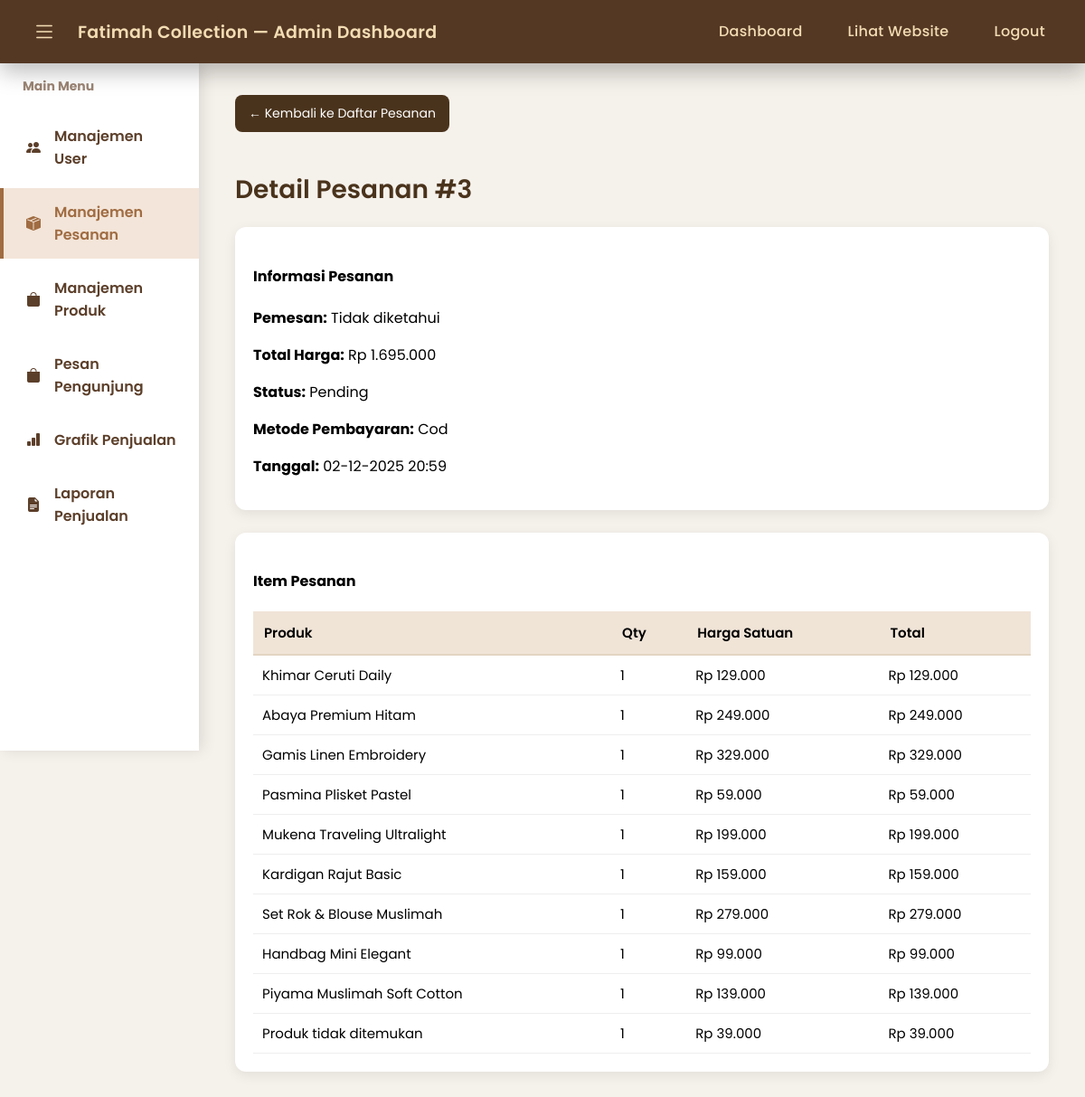
The page /admin/orders/view.php?id=3 on the database its author committed.
### tables this page shows
CREATE TABLE `orders` (
  `id` int(11) NOT NULL,
  `user_id` int(11) DEFAULT NULL,
  `total_price` int(11) NOT NULL,
  `status` enum('pending','paid','cancelled') DEFAULT 'pending',
  `payment_method` varchar(50) DEFAULT 'manual',
  `created_at` datetime DEFAULT current_timestamp(),
  `order_code` varchar(50) DEFAULT NULL
);

CREATE TABLE `order_items` (
  `id` int(11) NOT NULL,
  `order_id` int(11) DEFAULT NULL,
  `product_id` int(11) DEFAULT NULL,
  `qty` int(11) DEFAULT NULL,
  `price` decimal(12,2) DEFAULT NULL
);

CREATE TABLE `products` (
  `id` int(11) NOT NULL,
  `sku` varchar(50) DEFAULT NULL,
  `name` varchar(200) NOT NULL,
  `category` varchar(100) NOT NULL,
  `published` tinyint(1) NOT NULL DEFAULT 1,
  `description` text DEFAULT NULL,
  `price` decimal(12,2) NOT NULL,
  `stock` int(11) NOT NULL DEFAULT 0,
  `image` varchar(255) DEFAULT NULL,
  `created_at` datetime DEFAULT current_timestamp()
);

### admin/orders/view.php (the view, shortened to what this page needs)
<?php
$db = new Database();
$conn = $db->conn;
$order_id = intval($_GET['id']);
$order = $conn->query("
    SELECT o.*, u.name AS customer_name
    FROM orders o
    LEFT JOIN users u ON u.id = o.user_id
    WHERE o.id = $order_id
")->fetch_assoc();
$items = $conn->query("
    SELECT oi.*, p.name AS product_name
    FROM order_items oi
    LEFT JOIN products p ON p.id = oi.product_id
    WHERE oi.order_id = $order_id
");
?>
<?php include '../layout.php'; ?>
<div class="content">
    <a href="index.php" class="back-btn">← Kembali ke Daftar Pesanan</a>
    <h2 class="page-title">Detail Pesanan #<?= $order['id'] ?></h2>
    <div class="card-custom">
        <h4 class="mb-3">Informasi Pesanan</h4>
        <p><strong>Pemesan:</strong> <?= $order['customer_name'] ?? 'Tidak diketahui' ?></p>
        <p><strong>Total Harga:</strong> Rp <?= number_format($order['total_price'], 0, ',', '.') ?></p>
        <p><strong>Status:</strong> <?= ucfirst($order['status']) ?></p>
        <p><strong>Metode Pembayaran:</strong> <?= ucfirst($order['payment_method']) ?></p>
        <p><strong>Tanggal:</strong> <?= date('d-m-Y H:i', strtotime($order['created_at'])) ?></p>
    </div>
    <div class="card-custom">
        <h4 class="mb-3">Item Pesanan</h4>
        <div class="table-responsive">
            <table class="table-custom">
                <thead>
                    <tr>
                        <th>Produk</th>
                        <th>Qty</th>
                        <th>Harga Satuan</th>
                        <th>Total</th>
                    </tr>
                </thead>
                <tbody>
                    <?php while ($row = $items->fetch_assoc()): ?>
                        <tr>
                            <td><?= $row['product_name'] ?? 'Produk tidak ditemukan' ?></td>
                            <td><?= $row['quantity'] ?? $row['qty'] ?></td>
                            <td>Rp <?= number_format($row['price'], 0, ',', '.') ?></td>
                            <td>
                                Rp <?= number_format($row['price'] * ($row['quantity'] ?? $row['qty']), 0, ',', '.') ?>
                            </td>
                        </tr>
                    <?php endwhile; ?>
                </tbody>
            </table>
        </div>
    </div>
</div>

### admin/layout.php (style rules this page uses)
body { margin: 0; padding: 0; font-family: 'Poppins', sans-serif; background: #f5f1eb; transition: .3s; }
.content { margin-left: 220px; margin-top: 70px; padding: 35px 40px; transition: .3s; }

### admin/orders/view.php (style rules this page uses)
.page-title { font-size: 28px; font-weight: 600; color: #4a331c; margin-bottom: 20px; }
.card-custom { background: #ffffff; border-radius: 12px; padding: 20px; margin-bottom: 25px; box-shadow: 0 4px 14px rgba(0,0,0,0.08); }
.table-custom { width: 100%; border-collapse: collapse; margin-top: 10px; font-size: 15px; }
.table-custom th { background: #f0e4d7; padding: 12px; border-bottom: 2px solid #e3d5c3; text-align: left; font-weight: 600; }
.table-custom td { padding: 10px; border-bottom: 1px solid #eee; }
.back-btn { text-decoration: none; padding: 10px 15px; background: #4a331c; color: #fff; border-radius: 8px; font-size: 14px; margin-bottom: 20px; display: inline-block; transition: 0.2s; }

### rows shown on the page
orders: id "3", total_price "1.695.000", status "Pending", payment_method "Cod", created_at "02-12-2025 20:59"
order_items: product.name "Khimar Ceruti Daily", qty "1", price "129.000", $row['price'] * ($row['quantity'] ?? $row['qty']) "129.000"
order_items: product.name "Abaya Premium Hitam", qty "1", price "249.000", $row['price'] * ($row['quantity'] ?? $row['qty']) "249.000"
order_items: product.name "Gamis Linen Embroidery", qty "1", price "329.000", $row['price'] * ($row['quantity'] ?? $row['qty']) "329.000"
order_items: product.name "Pasmina Plisket Pastel", qty "1", price "59.000", $row['price'] * ($row['quantity'] ?? $row['qty']) "59.000"
order_items: product.name "Mukena Traveling Ultralight", qty "1", price "199.000", $row['price'] * ($row['quantity'] ?? $row['qty']) "199.000"
order_items: product.name "Kardigan Rajut Basic", qty "1", price "159.000", $row['price'] * ($row['quantity'] ?? $row['qty']) "159.000"
order_items: product.name "Set Rok & Blouse Muslimah", qty "1", price "279.000", $row['price'] * ($row['quantity'] ?? $row['qty']) "279.000"
order_items: product.name "Handbag Mini Elegant", qty "1", price "99.000", $row['price'] * ($row['quantity'] ?? $row['qty']) "99.000"
order_items: product.name "Piyama Muslimah Soft Cotton", qty "1", price "139.000", $row['price'] * ($row['quantity'] ?? $row['qty']) "139.000"
order_items: product_name "Produk tidak ditemukan", qty "1", price "39.000", $row['price'] * ($row['quantity'] ?? $row['qty']) "39.000"

### other values the page prints
$order['customer_name'] "Tidak diketahui"
